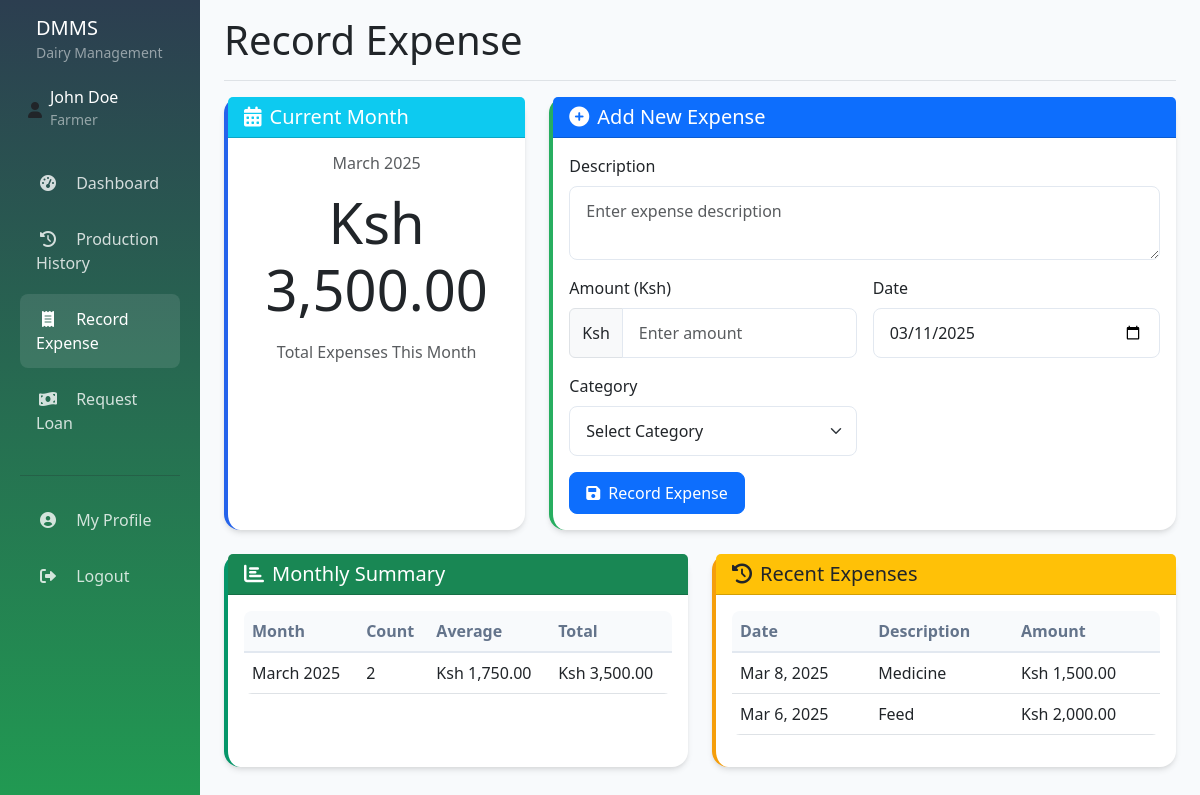
The page /add_expense.php (signed in) on the database its author committed.
### tables this page shows
CREATE TABLE IF NOT EXISTS expenses (
    id INT PRIMARY KEY AUTO_INCREMENT,
    farmer_id INT,
    amount DECIMAL(10,2) NOT NULL,
    description TEXT,
    date DATE NOT NULL,
    category ENUM('feed', 'medicine', 'equipment', 'labor', 'transport', 'other') NOT NULL,
    created_at TIMESTAMP DEFAULT CURRENT_TIMESTAMP,
    FOREIGN KEY (farmer_id) REFERENCES farmers(id) ON DELETE CASCADE
);

### add_expense.php (the view, shortened to what this page needs)
<?php
require_once 'database/auth.php';
$farmer_id = $_SESSION['farmer_id'];
$monthly_expenses = $pdo->prepare("
    SELECT
        DATE_FORMAT(date, '%Y-%m') as month,
        COUNT(*) as count,
        MIN(amount) as min_amount,
        MAX(amount) as max_amount,
        AVG(amount) as avg_amount,
        SUM(amount) as total
    FROM expenses
    WHERE farmer_id = ?
    GROUP BY DATE_FORMAT(date, '%Y-%m')
    ORDER BY month DESC
    LIMIT 6");
$monthly_expenses->execute([$farmer_id]);
$expense_summary = $monthly_expenses->fetchAll();
$recent_expenses = $pdo->prepare("
    SELECT * FROM expenses
    WHERE farmer_id = ?
    ORDER BY date DESC, id DESC
    LIMIT 10");
$recent_expenses->execute([$farmer_id]);
$expenses = $recent_expenses->fetchAll();
$current_month = $pdo->prepare("
    SELECT SUM(amount) as total
    FROM expenses
    WHERE farmer_id = ?
    AND MONTH(date) = MONTH(CURRENT_DATE)
    AND YEAR(date) = YEAR(CURRENT_DATE)");
$current_month->execute([$farmer_id]);
$current_month_total = $current_month->fetch()['total'] ?? 0;
?>
<!DOCTYPE html>
<html lang="en">
<head>
    <?php include 'partials/app-header-scripts.php'; ?>
</head>
<body>
    <div class="container-fluid">
        <div class="row">
            <?php include 'partials/app-sidebar.php'; ?>
            <main class="col-md-9 ms-sm-auto col-lg-10 px-md-4">
                <div class="d-flex justify-content-between flex-wrap flex-md-nowrap align-items-center pt-3 pb-2 mb-3 border-bottom">
                    <h1>Record Expense</h1>
                </div>
                <div class="row">
                    <div class="col-md-4 mb-4">
                        <div class="card border-info h-100">
                            <div class="card-header bg-info text-white">
                                <h5 class="card-title mb-0">
                                    <i class="fas fa-calendar-alt me-2"></i>Current Month
                                </h5>
                            </div>
                            <div class="card-body">
                                <div class="text-center">
                                    <h6 class="text-muted mb-3"><?= date('F Y') ?></h6>
                                    <h2 class="display-4 mb-3">
                                        Ksh <?= number_format($current_month_total, 2) ?>
                                    </h2>
                                    <p class="text-muted">Total Expenses This Month</p>
                                </div>
                            </div>
                        </div>
                    </div>
                    <div class="col-md-8 mb-4">
                        <div class="card border-primary h-100">
                            <div class="card-header bg-primary text-white">
                                <h5 class="card-title mb-0">
                                    <i class="fas fa-plus-circle me-2"></i>Add New Expense
                                </h5>
                            </div>
                            <div class="card-body">
                                <form method="POST" class="row g-3">
                                    <div class="col-md-12">
                                        <label for="description" class="form-label">Description</label>
                                        <textarea class="form-control" id="description" name="description"
                                            rows="2" required placeholder="Enter expense description"></textarea>
                                    </div>
                                    <div class="col-md-6">
                                        <label for="amount" class="form-label">Amount (Ksh)</label>
                                        <div class="input-group">
                                            <span class="input-group-text">Ksh</span>
                                            <input type="number" step="0.01" min="0" class="form-control"
                                                id="amount" name="amount" required
                                                placeholder="Enter amount">
                                        </div>
                                    </div>
                                    <div class="col-md-6">
                                        <label for="date" class="form-label">Date</label>
                                        <input type="date" class="form-control" id="date" name="date"
                                            value="<?= date('Y-m-d') ?>" required>
                                    </div>
                                    <div class="col-md-6">
                                        <label for="category" class="form-label">Category</label>
                                        <select class="form-select" id="category" name="category" required>
                                            <option value="">Select Category</option>
                                        </select>
                                    </div>
                                    <div class="col-12">
                                        <button type="submit" class="btn btn-primary">
                                            <i class="fas fa-save me-2"></i>Record Expense
                                        </button>
                                    </div>
                                </form>
                            </div>
                        </div>
                    </div>
                    <div class="col-md-6 mb-4">
                        <div class="card border-success h-100">
                            <div class="card-header bg-success text-white">
                                <h5 class="card-title mb-0">
                                    <i class="fas fa-chart-bar me-2"></i>Monthly Summary
                                </h5>
                            </div>
                            <div class="card-body">
                                <?php if(empty($expense_summary)): ?>
                                    <p class="text-center text-muted mt-4">
                                        <i class="fas fa-inbox fa-3x mb-3 d-block"></i>
                                        No expense history available
                                    </p>
                                <?php else: ?>
                                    <div class="table-responsive">
                                        <table class="table table-hover">
                                            <thead>
                                                <tr>
                                                    <th>Month</th>
                                                    <th>Count</th>
                                                    <th>Average</th>
                                                    <th>Total</th>
                                                </tr>
                                            </thead>
                                            <tbody>
                                                <?php foreach($expense_summary as $month): ?>
                                                    <tr>
                                                        <td><?= date('F Y', strtotime($month['month'] . '-01')) ?></td>
                                                        <td><?= number_format($month['count']) ?></td>
                                                        <td>Ksh <?= number_format($month['avg_amount'], 2) ?></td>
                                                        <td>Ksh <?= number_format($month['total'], 2) ?></td>
                                                    </tr>
                                                <?php endforeach; ?>
                                            </tbody>
                                        </table>
                                    </div>
                                <?php endif; ?>
                            </div>
                        </div>
                    </div>
                    <div class="col-md-6 mb-4">
                        <div class="card border-warning h-100">
                            <div class="card-header bg-warning text-dark">
                                <h5 class="card-title mb-0">
                                    <i class="fas fa-history me-2"></i>Recent Expenses
                                </h5>
                            </div>
                            <div class="card-body">
                                <?php if(empty($expenses)): ?>
                                    <p class="text-center text-muted mt-4">
                                        <i class="fas fa-inbox fa-3x mb-3 d-block"></i>
                                        No recent expenses
                                    </p>
                                <?php else: ?>
                                    <div class="table-responsive">
                                        <table class="table table-hover">
                                            <thead>
                                                <tr>
                                                    <th>Date</th>
                                                    <th>Description</th>
                                                    <th>Amount</th>
                                                </tr>
                                            </thead>
                                            <tbody>
                                                <?php foreach($expenses as $expense): ?>
                                                    <tr>
                                                        <td><?= date('M j, Y', strtotime($expense['date'])) ?></td>
                                                        <td><?= htmlspecialchars($expense['description']) ?></td>
                                                        <td>Ksh <?= number_format($expense['amount'], 2) ?></td>
                                                    </tr>
                                                <?php endforeach; ?>
                                            </tbody>
                                        </table>
                                    </div>
                                <?php endif; ?>
                            </div>
                        </div>
                    </div>
                </div>
            </main>
        </div>
    </div>
</body>
</html>

### partials/app-header-scripts.php (style rules this page uses)
:root { --primary-color: #27ae60; --primary-dark: #219a52; --secondary-color: #2c3e50; --success-color: #059669; --warning-color: #f59e0b; --danger-color: #dc2626; --info-color: #2563eb; }
body { font-family: 'Segoe UI', system-ui, -apple-system, sans-serif; background-color: #f8fafc; }
.card { border: none; border-radius: 1rem; box-shadow: 0 4px 6px -1px rgba(0, 0, 0, 0.1), 0 2px 4px -1px rgba(0, 0, 0, 0.06); transition: all 0.3s ease; }
.card.border-primary { border-left: 4px solid var(--primary-color) !important; }
.card.border-success { border-left: 4px solid var(--success-color) !important; }
.card.border-warning { border-left: 4px solid var(--warning-color) !important; }
.card.border-info { border-left: 4px solid var(--info-color) !important; }
.btn { border-radius: 0.5rem; padding: 0.5rem 1rem; transition: all 0.3s ease; }
.table { border-radius: 0.5rem; overflow: hidden; }
.table thead th { background-color: #f8fafc; border-bottom: 2px solid #e2e8f0; color: #64748b; font-weight: 600; }
.form-control, .form-select { border-radius: 0.5rem; padding: 0.75rem 1rem; border: 1px solid #e2e8f0; }

### rows shown on the page
expenses: date "Mar 8, 2025", description "Medicine", amount "1,500.00"
expenses: date "Mar 6, 2025", description "Feed", amount "2,000.00"

### other values the page prints
$_SESSION['name'] "John Doe"
$_SESSION['role'] "Farmer"
$current_month_total "3,500.00"
date('F Y', strtotime($month['month'] . '-01')) "March 2025"
$month['count'] "2"
$month['avg_amount'] "1,750.00"
$month['total'] "3,500.00"
